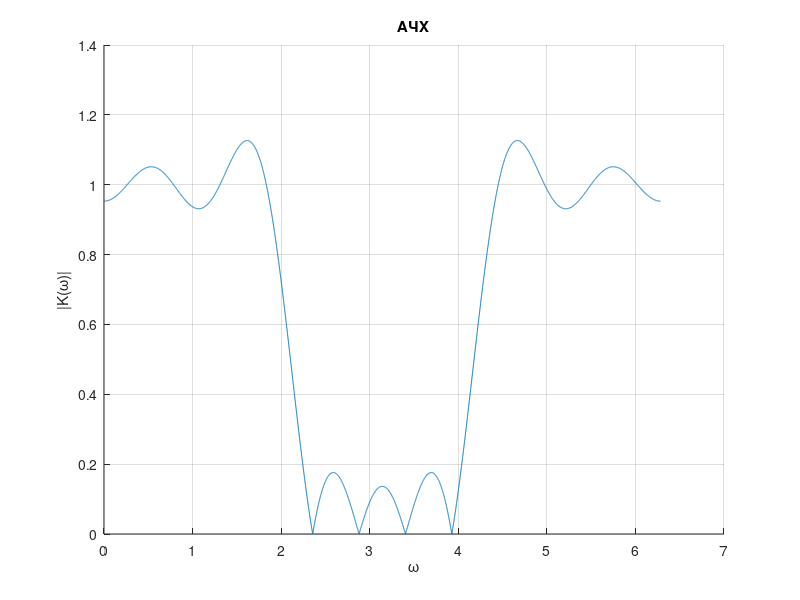

The MATLAB source for this figure: (Note: this script raises an error after producing the figure.)
% filter parameters
w_p = [0 0.6*pi]; % bandwidth
M = 5; % M
w_j = pi * ((0:M) + 0.5)/(M + 1);
K_d = (w_j >= w_p(1) & w_j < w_p(2));
 
% calculation of filter coefficients by formula (4.8)
h = zeros(1, M + 1);
for k = 0:M
   for j = 0:M-1
       h(M - k + 1) = h(M - k + 1) + K_d(j + 1) * cos(pi * (k) * (j + 0.5) / (M + 1)); % calculating coefficients
   end
   h(M - k + 1) = h(M - k + 1)/(M + 1);
end
 
w = 0:0.001:2*pi;
 
% calculating the frequency response, see (4.1) and (4.7)
A = zeros(1,length(w));
for i = 0:length(w)-1
    A(i + 1) = h(M + 1);
    for k = 1:M
        A(i + 1) = A(i + 1) + 2 * h(M - k + 1) .* cos(w(i + 1) * k); % see (4.7) 
    end
    A(i + 1) = A(i + 1) * exp(-1i * w(i + 1) * M);  % see (4.1) 
end

%Ploting АЧХ filter
hold on; grid on; xlabel('\omega'); ylabel('|K(\omega)|'); title('АЧХ');
plot(w, abs(A))
plot(w, IdealFilter(w, w_p), 'r')
legend('filter', 'ideal filter')

%Ploting АЧХ filter in db
figure; hold on; grid on; xlabel('\omega'); ylabel('|K(\omega)|'); title('AЧХ в децибелах')
plot(w, db(abs(A)))
plot(w, db(abs(IdealFilter(w, w_p))), 'r')
legend('filter', 'ideal filter')

%Ploting ФЧХ filter

    %Calculate ФЧХ
phi = [];
for i=1:length(w)
    if A(i) < 0
        phi(i) = -M*w(i) - pi;
    else
        phi(i) = -M*w(i) + pi;
    end
    
    if phi(i) >= pi
        while 1
            if phi(i) <= pi
                break;
            end

            phi(i) = phi(i) - 2 * pi;
        end
    end


    if phi(i) < -pi
        while 1
            if phi(i) >= -pi
                break;
            end
            phi(i) = phi(i) + 2 * pi;
        end
    end
end
    %ФЧХ plot
figure; hold on; xlabel('\omega'); ylabel('\phi(\omega)'); title('ФЧХ'); grid on
plot(w, phi);
delta_p = max(abs(abs(A)-IdealFilter(w, w_p)).*(w>w_p(1)).*(w<w_p(2)))
delta_s = max(abs(abs(A)-IdealFilter(w, w_p)).*(w>w_s(1)).*(w<w_s(2)))

